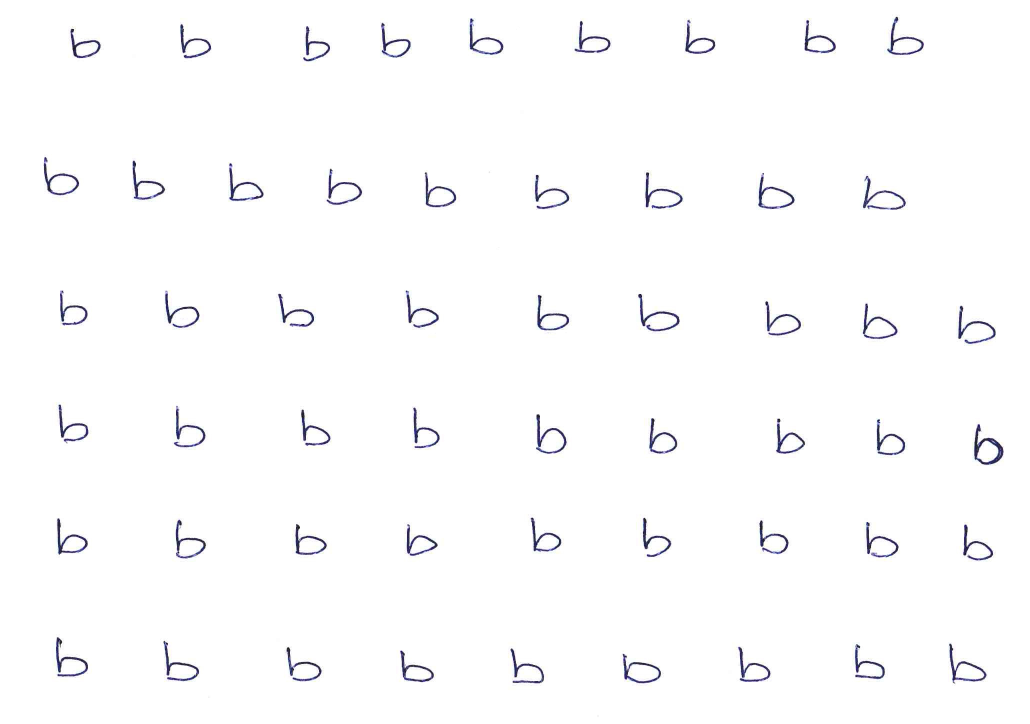
#> input picture Unidade 3/img/b.JPG, 2060 x 1448 px, found by its file name (shown at 1/2 size)
$ jupyter execute --allow-errors 'Banco de Vogais para Treinamento.ipynb'
#> lines starting #> are read from the running program, lines starting #| are printed output that depends on the picture; after the words box and inside, x2 and y2 are one past the last pixel; in counts of white or black regions, pixels touching at a corner belong together
# Parte 1: Construção de banco de letras

O objetivo deste projeto é construir um banco de dados que consiste em imagens de algumas vogais do alfabeto. O banco foi feito de forma que se pareça com o famoso MNSIT, pequenas imagens em escala de cinza com um caractere em cada uma. Primeiro aplicamos a segmentação de Otsu para binarizar a imagem em preto e branco, usamos o algoritmo K-means para fazer a localização dos objetos de interesse e fizemos um erosão da imagem inteira para escurecer as letras. Abaixo temos dois exemplos de fotos usadas no processo.

## Bibliotecas usadas
Usamos a biblioteca **OpenCV** em Python para ler uma imagem com a mesma letras escrita várias vezes e processá-la conforme detalharemos abaixo.

A **matplotlib** é uma boa opção para fazer apresentação de imagens, até melhor que o OpenCV neste caso.

A **numpy**, além de ser a melhor opção para realizar operações em arrays de qualquer dimensão, é utilizada pelo OpenCV. Nesta, as imagens são modeladas como *Numpy Arrays* para aproveitarmos dos algoritmos otimizados do numpy. Esta biblioteca armazena todos os arrays de forma sequencial na memória e se aproveita disso para realizar operações de forma mais eficiente, isto é, mais rápida do que ocorreria numa listas encadeada.

[cell 1]
import cv2 as cv
import matplotlib.pyplot as plt
import numpy as np
import matplotlib.image as mpimg

## Lendo Imagem
Lemos uma imagem colorida mas logo a convertemos em escalas de cinza. Mostramos, só por curiosidade, o histograma numa escala linear e outro numa escala logarítmica da imagem original.

Foto original usada para abstrair imagens com letra a

Foto original usada para abstrair imagens com letra b

Nota-se que o matplotlib imprime uma imagem com as coordenadas representando o índice dos pixels. A origem está no canto superior esquerdo.

[cell 2]
img = cv.imread("/home/victor/Área de Trabalho/OpenCV_Codes/img/b.JPG", cv.IMREAD_GRAYSCALE)

plt.figure(figsize=(9,18))
plt.subplot(3,1,1), plt.imshow(img, cmap='gray')
plt.title('Imagem original em escalas de cinza')

plt.subplot(3,1,2), plt.hist(img.ravel(), 256)
plt.title('Histograma linear')

plt.subplot(3,1,3), plt.hist(img.ravel(), 256, log=True)
plt.title('Histograma logarítmico')
plt.show()
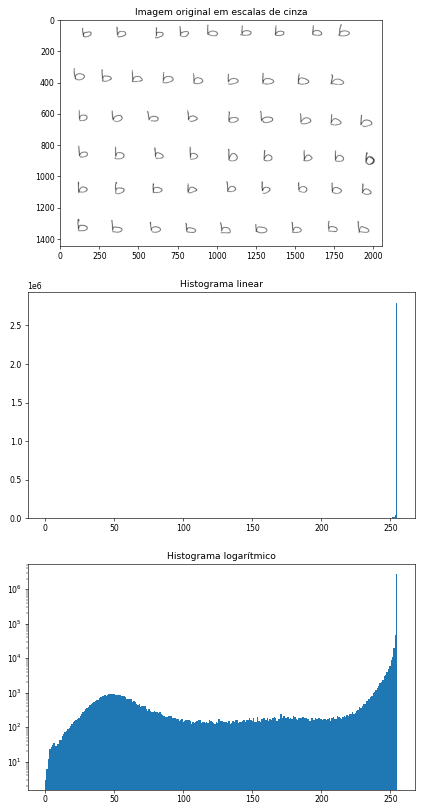
#> figure drawn by matplotlib, 3 panels; panel 2: tallest bar 2796954 high, from x = 254 to 255; panel 3: tallest bar 2796954 high, from x = 254 to 255

## Segmentação de Otsu
Faremos uma segmentação binária na imagem de forma que esta só contenha pixels totalmente brancos, onde não há letra, e totalmente pretos, onde há. Esse processo é necessário para podermos aplicar o algoritmo K-means e, daí, encontrar as posições das letras.

O método de Otsu analisa um histograma e escolhe matematicamente um liminar adequado de cinza na qual todas as cores abaixo e acima dele serão extrapolados para os valores extremos de 0 e de 255, respectivamente. Na imagem com letras b anterior, obtida por escaneamento, não tem erro pois o contraste entre fundo e objeto é bem grande. Já na foto com letras a, tirada numa iluminação mais pobre, o constraste não é tão grande e o resultado só foi satisfatório porque a iluminação é quase constante em todas as direções. Neste caso, Otsu consegue ser adequado.

Algumas imagens falharam na segmentação, apesar de parecerem adequadas, devido a iluminação variar muito. Um exemplo disso vemos a seguir.

Neste exemplo, se observarmos o brilho da imagem nos cantos superior esquerdo e inferior direito, notaremos que são ligeiramente diferentes.

[cell 3]
ret, segmentada = cv.threshold(img, 0, 255, cv.THRESH_BINARY+ cv.THRESH_OTSU)
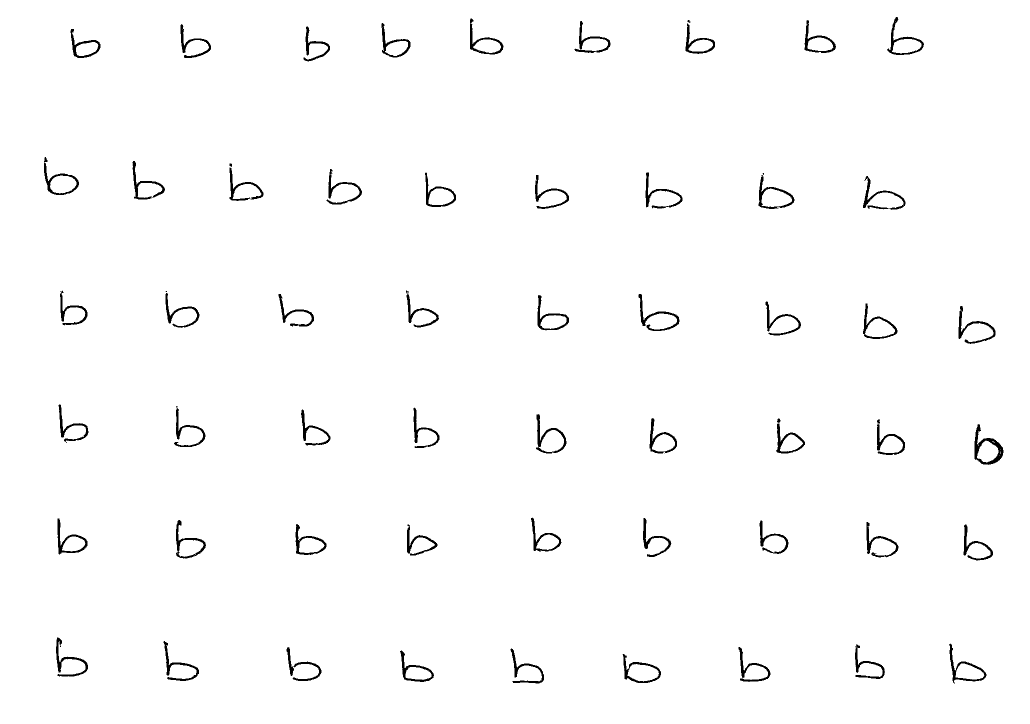
#> segmentada: shape (1448, 2060) (shown at 1/2 size); 98.4% white; 66 black regions (7 under 20 px), largest, box (x1, y1, x2, y2) and area: (1949, 848, 2007, 930) 1358, (1726, 352, 1811, 420) 999, (1277, 588, 1359, 662) 994
#> ret = 161

plt.figure(figsize=(9, 18))
plt.axis('off')
plt.imshow(segmentada, cmap='gray'), plt.title('Segmentada por Otsu')
plt.show()

Vemos no histograma da segmentada que há apenas pixels de valor 0 e 255, como queríamos.

Além disso, a imagem deve ter o mínimo de ruído possível, para que todos os pixels pretos pertençam à letras. Satisfazendo as condições, o resultado é uma clusterização correta.

[cell 4]
hist = cv.calcHist([segmentada], [0], None, [256], [0, 256])
#> hist = 256 values, max 2935639 at index 255, min 0 at index 1, mean 11651.9
print('Quantidade de pixels pretos: {}; brancos: {}'.format(hist[0],hist[255]))
#| Quantidade de pixels pretos: [47241.]; brancos: [2935639.]
plt.stem(hist), plt.title('Histograma da segmentada')
plt.show()
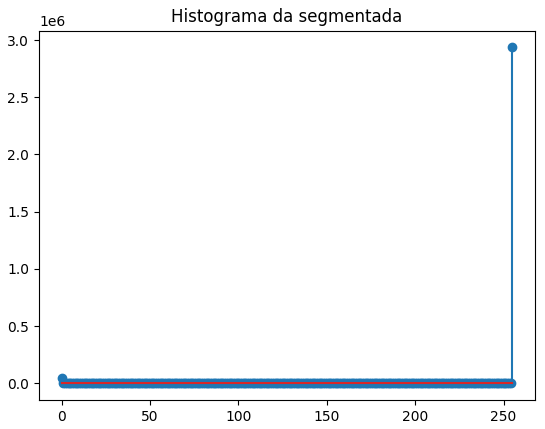
#> figure drawn by matplotlib, 1 panel; curve peaks at x = 255, y = 2935639

## Salvando Dados para clusterização
Todos os pixels pretos serão salvos numa lista e serão passados como sendo os dados que o K-means se encarregará de agrupar.

É importante frisar que a quantidade de pontos nas imagens geralmente são redundantes. No exemplo acima, temos 47 mil pontos pretos, o que é muito acima do necessários para obter-se o mesmo resultado. Porém, desenvolver uma lógica que reduza drasticamente a quantidade de pontos de forma que o resultado do KMeans não seja prejudicado não é tão trivial, ainda mais quando se deseja aplicá-la em imagens de qualquer tamanho.

Aqui, nós tentamos contornar esse problema da forma mais amadora possível. Veja que as variáveis de contagem em ambos os laços saltam de 3 em 3. Devido ao comando `range(0, rows, 3)` e `range(0, cols, 3)`, estamos armazenando uma quantidade nove vezes menor de pontos.

[cell 5]
pontos = []
rows, cols = segmentada.shape
for i in range(0,rows,3):
    for j in range(0,cols,3):
        if segmentada[i,j] == 0:
          pontos.append(np.array([i,j], dtype = np.float32))
pontos = np.array(pontos)
print('Quantidade de pontos: {}'.format(len(pontos)))
#| Quantidade de pontos: 5192

## Erosão
Como as letras foram escritas com caneta fina, o resultado da segmentação nos retornou certas linhas cuja continuidade falha. Queremos que as linhas pretas fiquem mais grossas, como se elas estivessem em negrito. Faremos isso com a operação de erosão.

No OpenCV, as operações morfológicas são feitas por padrão na região branca. O que faremos aqui é corroer as bordas brancas e no lugar pôr a cor preta. Se a operação fosse sobre a região preta, teríamos de fazer uma dilatação.

Usamos uma elipse de dimensão 5x5 como elemento estruturante.

[cell 6]
kernel = cv.getStructuringElement(cv.MORPH_ELLIPSE, (5,5))

segmentada = cv.morphologyEx(segmentada, cv.MORPH_ERODE, kernel)
#> segmentada: shape (1448, 2060); 97% white; 54 black regions, largest, box (x1, y1, x2, y2) and area: (1947, 846, 2009, 932) 2189, (1724, 350, 1813, 422) 2007, (1275, 586, 1361, 664) 1913
plt.figure(figsize=(9, 18))
plt.imshow(segmentada, cmap='gray'), plt.title('Erosão com elipse 5x5'), plt.axis('off')
plt.show()

## Quantidade de letras
Usaremos o algoritmo **FloodFill** para descobrir a quantidade de letras na imagem. Criamos uma **cópia** da segmentada para alterar a cor de cada letra num tom de cinza diferente a medida que as encontramos. No fim do processo, elas estarão coloridas nos tons de 1 a K+1 (quantidade de letras mais um). Esse método limita a contagem para um máximo de 254 elementos, mas isso não foi problema para nós.

Se quiséssemos uma contagem teoricamente ilimitada, podemos pintar as letras de branco uma a uma, ao passo que incrementamos um contador, até a imagem ficar totalmente branca.

Antes de seguirmos, aplicamos uma grande erosão na imagem a fim de evitar erros de contagem. A ideia é transformar as letras em borrões grossos para evitar que pixels pretos colados às letras sejam detectados e incrementem o contador.

[cell 7]
kernel = cv.getStructuringElement(cv.MORPH_ELLIPSE, (31,31))
erodida = cv.morphologyEx(segmentada, cv.MORPH_ERODE, kernel)  # NOME DO RESULTADO É 'ERODIDA', mas porei 'segmentada' para não ter que mudar o resto do código
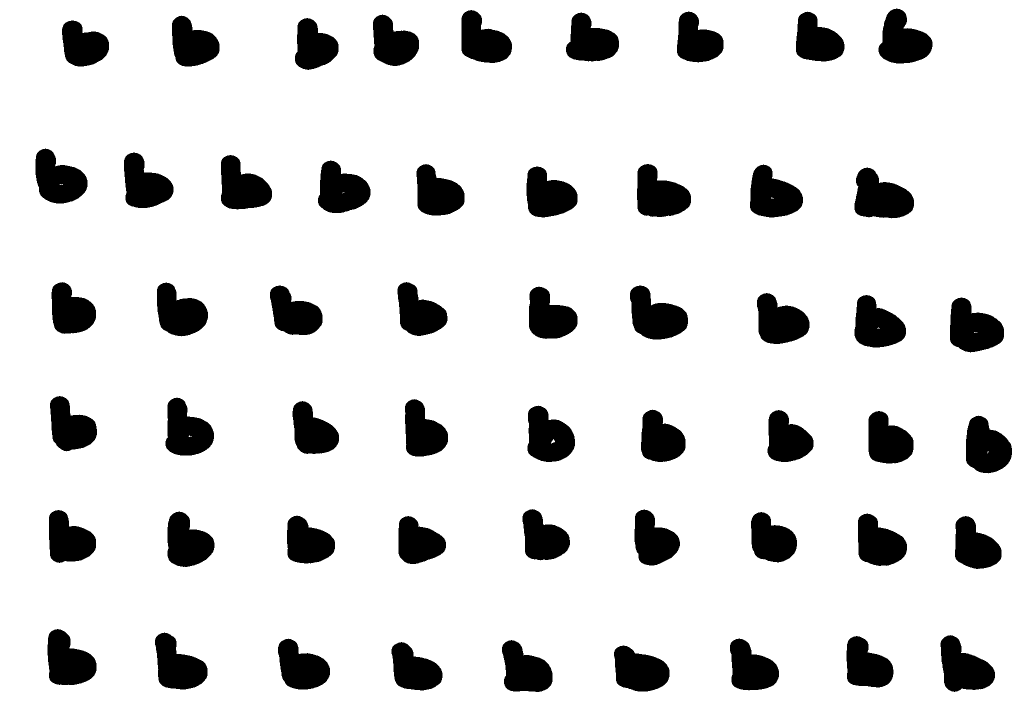
#> erodida: shape (1448, 2060) (shown at 1/2 size); 87% white; 54 black regions, largest, box (x1, y1, x2, y2) and area: (1709, 335, 1828, 437) 8374, (1900, 595, 2008, 705) 8210, (1260, 571, 1376, 679) 8167

K = 1
img = erodida.copy()
for i in range(rows):
    for j in range(cols):
        if img[i,j] == 0:
            cv.floodFill(img, None, (j,i), K)
            K+=1
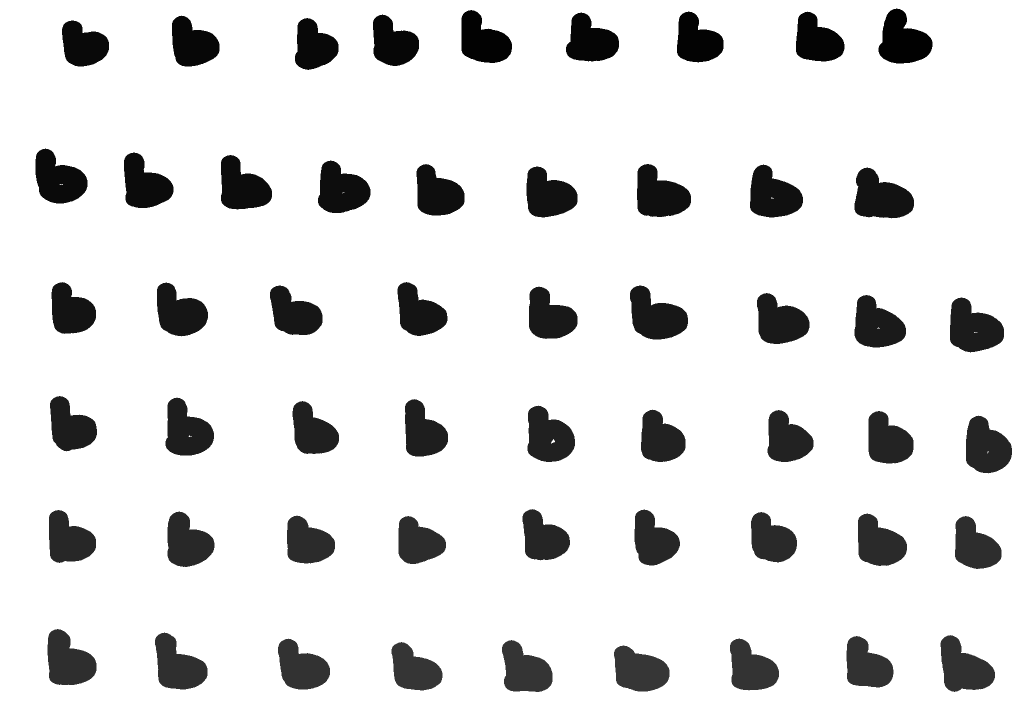
#> img: shape (1448, 2060) (shown at 1/2 size); 12.96% of pixels changed, all inside (x1, y1, x2, y2) = (71, 17, 2024, 1384)
#> after the loop, K = 55

plt.figure(figsize=(9, 18))
plt.axis('off')
plt.imshow(img, cmap='gray'), plt.title('Erosão com elipse 9x9')
plt.show()

K-=1
#> K = 54
print('Quantidade de letras: {}'.format(K))
#| Quantidade de letras: 54

## Agrupando por K-means

O K-means requer obrigatoriamente que definamos a quantidade de grupos. Existem métodos matemáticos para estimar essa quantidade em problemas que não a temos a priori, mas isso não faz parte do algoritmo. Neste projeto nós criamos um método de estimar o K, mas não é 100% exato e o ideal é que conheçamos a quantidade de letras na imagem.

Na imagem usada no exemplo, temos "b" 54 vezes. A letras estão espaçadas entre si para facilitar a clusterização e garantir que o resultado obtido é o mais próximo do ótimo. Quando estão muito juntas, é possível que o algoritmo classifique uma dupla como um único cluster. Também é possível dois centros converjirem para o mesmo lugar. Como vemos abaixo.

A inicialização adequada dos centros é importante para um bom resultado. Geralmente são iniciado aleatoriamente mas o OpenCV nos dá a opção de usar uma lógica criada por Arthur and Vassilvitskii (2007) definida no código como `cv.KMEANS_PP_CENTERS`. Fonte [neste link](https://docs.opencv.org/2.4/modules/core/doc/clustering.html). Essa lógica não significa que sempre serão iniciados no mesmo lugar, nem mesmo se déssemos os mesmo conjuntos de dados todas as vezes. A aleatoriedade faz parte desse processo, mas tentaremos minimizá-la.

O K-means também requer obrigatorimente pelo menos um critério de parada. Por ser iterativo podemos escolher o número máximo de iterações, que em nosso caso é 10. Outra alternativa é definir um limiar mínimo de variação dos centro entre duas iterações, neste projeto definimos o valor é 1.0. Em cada iteração, é comparada as posições dos centros atuais em relação aos anteriores, calculamos as distâncias percorridas e fazemos uma média. Quando os centros não variam muito, geralmente significa que eles se estagnaram numa resposta que pode ser boa ou péssima, dependendo da posição inicial dos centróides. Tendo esse problema, a implementação do OpenCV tenta contorná-lo executando o algoritmo N vezes com centróides iniciais diferentes e nos retornando o melhor resultado.

Segundo a [documentação](https://docs.opencv.org/2.4/modules/core/doc/clustering.html), a função `cv.kmeans(samples, nclusters, labels, termcrit, attempts=1, flags=0, centers=None)` recebe, na ordem em que aparecem na declaração:
1. Um *numpy array* com os pontos a serem agrupados
2. A quantidade de clusters
3. O nome dos labels (passamos `None` para não fornecer esses valores)
4. Critérios de parada
5. Quantidade de tentativas (por padrão é 1)
6. Lógica usada para criar centros
7. Centros iniciais definidos pelo usuário (caso não haja, é só ignorar pois `None` é seu valor padrão)

Em retorno, ela nos dá um real representando o quão unidos estão os pontos calculado da seguinte forma:
$U = \sum_{i}||\text{samples}_{i} - \text{centers}_{labels_{i}}||^{2}$. Retorna uma lista com os rótulos dos pontos na mesma ordem em que aparecem nos dados de entrada e o mais importante, os centros.

[cell 8]
# K = 54
criteria = (cv.TERM_CRITERIA_EPS + cv.TERM_CRITERIA_MAX_ITER, 10, 1.0)
#> criteria = (3, 10, 1)
flag = cv.KMEANS_PP_CENTERS
#> flag = 2
compactness, labels, centros = cv.kmeans(pontos, K, None, criteria, 10, flag)
#> compactness = 4021888.6; labels = 5192 values, max 53 at index 808, min 0 at index 2687, mean 26.27; centros = 54 pairs, first value 82.01 to 1342.8, second value 117.5 to 1973.4

## Visualizando os centros
Vamos desenhar círculos vermelhos nos pontos retornados pela função `kmeans()`. A imagem que estavamos usand oaté o momento foi carregada usando a flag `cv.IMREAD_GRAYSCALE`. Isso quer dizer que cada pixels seu contém 1 Byte, o que nos impossibilita de trabalhar com cores nela. Nós a carregamos novamente usando `cv.IMREAD_COLOR` para poder atribuir em seus pixels uma tupla de 3 elementos, como `(0,0,255)`, representando a cor vermelha.

[cell 9]
colorida = cv.imread("/home/victor/Área de Trabalho/OpenCV_Codes/img/b.JPG",cv.IMREAD_COLOR)
#> colorida is the input picture: shape (1448, 2060, 3); mean B, G, R 252.2, 251.5, 251.6
for lin, col in centros:
    x = int(lin)
    y = int(col)
    cv.circle(colorida, (y,x), 10, (0,0,255), -1)
#> this loop made 54 passes
#> (lin, col, x, y) on passes 1 to 8: (895.6, 1973.4, 895, 1973), (633.2, 1098.3, 633, 1098), (623.4, 142.5, 623, 142), (1085.3, 614.7, 1085, 614), (82.01, 1802.6, 82, 1802), (1342.8, 1049.4, 1342, 1049), (1333.1, 1733.2, 1333, 1733), (91.75, 627.2, 91, 627)
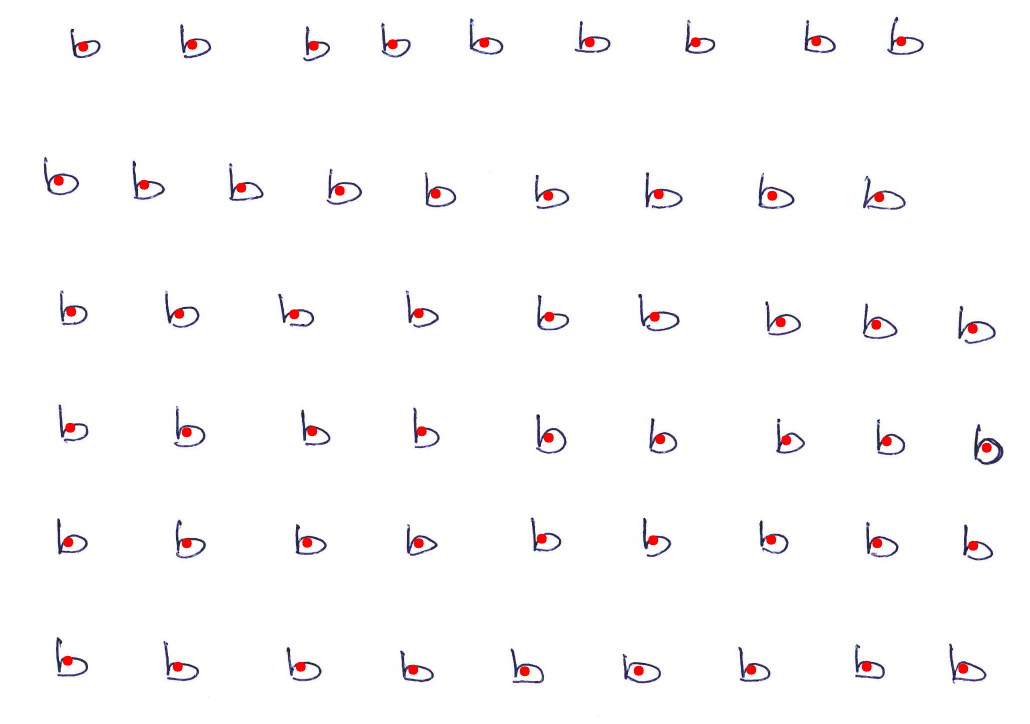
#> colorida: shape (1448, 2060, 3) (shown at 1/2 size); 0.57% of pixels changed, all inside (x1, y1, x2, y2) = (107, 72, 1984, 1353)

cv.imwrite('colorida.jpg', colorida)
plt.figure(figsize=(15, 18))
image = mpimg.imread('colorida.jpg')
#> (the rest of the program and of its run is left out)
